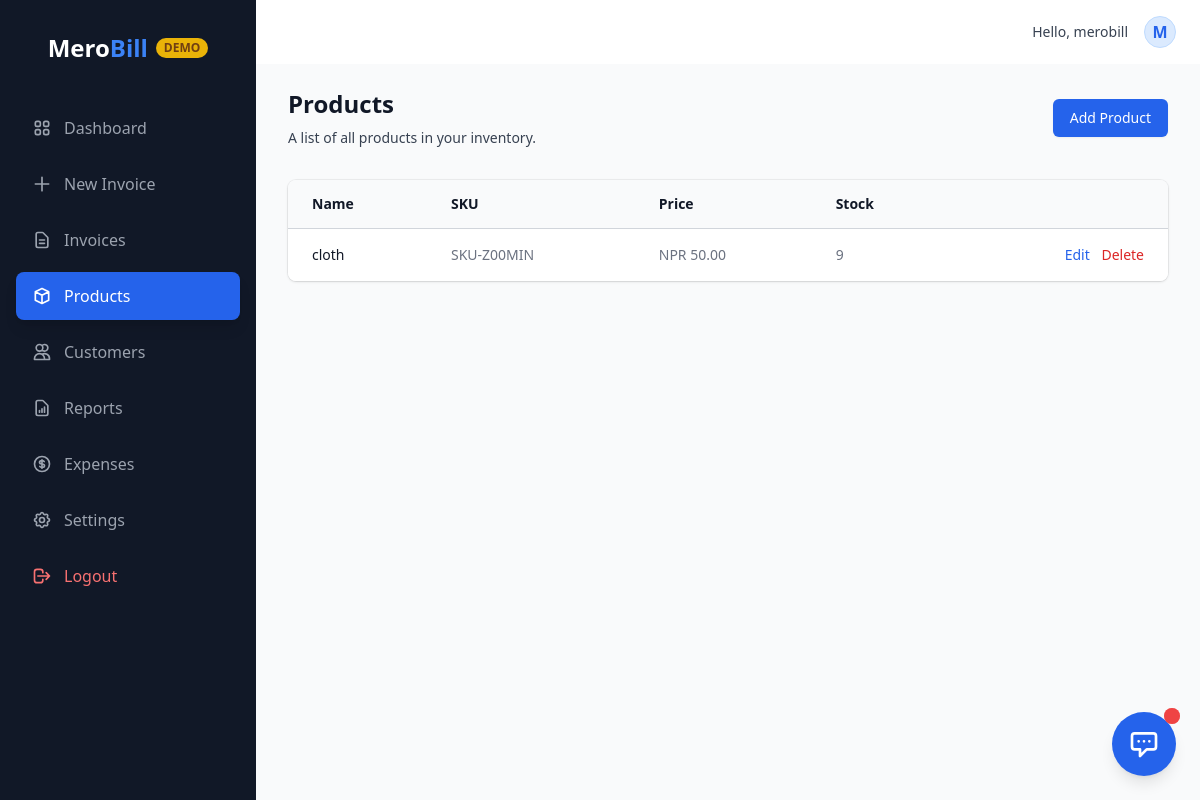
/public/products.php (signed in), run on the app's committed database.
### tables this page shows
CREATE TABLE `products` (
  `id` int(11) NOT NULL,
  `merchant_id` int(11) NOT NULL,
  `name` varchar(100) NOT NULL,
  `sku` varchar(50) DEFAULT NULL,
  `price` decimal(10,2) NOT NULL DEFAULT 0.00,
  `wholesale_price` decimal(10,2) DEFAULT 0.00,
  `stock_quantity` int(11) DEFAULT 0,
  `unit` varchar(20) DEFAULT 'pcs',
  `created_at` datetime DEFAULT current_timestamp()
);

### public/products.php (the view, shortened to what this page needs)
<?php
require_once '../includes/db.php';
$user_id = $_SESSION['user_id'];
$products = $pdo->prepare("SELECT * FROM products WHERE merchant_id = ? ORDER BY id DESC");
$products->execute([$user_id]);
$product_list = $products->fetchAll();
include '../includes/header.php';
include '../includes/navbar.php';
?>
<div x-data="{
    showModal: false,
    modalTitle: 'Add New Product',
    action: 'add',
    productId: '',
    name: '',
    sku: '',
    price: '',
    stock: '',
    openAdd() {
        this.modalTitle = 'Add New Product';
        this.action = 'add';
        this.productId = '';
        this.name = '';
        this.sku = 'SKU-' + Math.random().toString(36).substr(2, 6).toUpperCase();
        this.price = '';
        this.stock = '';
        this.showModal = true;
    },
    openEdit(prod) {
        this.modalTitle = 'Edit Product';
        this.action = 'edit';
        this.productId = prod.id;
        this.name = prod.name;
        this.sku = prod.sku;
        this.price = prod.price;
        this.stock = prod.stock_quantity;
        this.showModal = true;
    },
    // Delete Logic
    showDeleteModal: false,
    deleteId: '',
    confirmDelete(id) {
        this.deleteId = id;
        this.showDeleteModal = true;
    }
}"><div class="animate-fade-in">
        <div class="sm:flex sm:items-center">
            <div class="sm:flex-auto">
                <h1 class="text-2xl font-semibold text-gray-900">Products</h1>
                <p class="mt-2 text-sm text-gray-700">A list of all products in your inventory.</p>
            </div>
            <div class="mt-4 sm:mt-0 sm:ml-16 sm:flex-none">
                <button @click="openAdd()" type="button" class="inline-flex items-center justify-center rounded-md border border-transparent bg-blue-600 px-4 py-2 text-sm font-medium text-white shadow-sm hover:bg-blue-700 focus:outline-none focus:ring-2 focus:ring-blue-500 focus:ring-offset-2 sm:w-auto btn-hover">
                    Add Product
                </button>
            </div>
        </div>
        <div class="mt-8 flex flex-col">
            <div class="-my-2 -mx-4 overflow-x-auto sm:-mx-6 lg:-mx-8">
                <div class="inline-block min-w-full py-2 align-middle md:px-6 lg:px-8">
                    <div class="overflow-hidden shadow ring-1 ring-black ring-opacity-5 md:rounded-lg">
                        <table class="min-w-full divide-y divide-gray-300">
                            <thead class="bg-gray-50">
                                <tr>
                                    <th scope="col" class="py-3.5 pl-4 pr-3 text-left text-sm font-semibold text-gray-900 sm:pl-6">Name</th>
                                    <th scope="col" class="px-3 py-3.5 text-left text-sm font-semibold text-gray-900">SKU</th>
                                    <th scope="col" class="px-3 py-3.5 text-left text-sm font-semibold text-gray-900">Price</th>
                                    <th scope="col" class="px-3 py-3.5 text-left text-sm font-semibold text-gray-900">Stock</th>
                                    <th scope="col" class="relative py-3.5 pl-3 pr-4 sm:pr-6">
                                    </th>
                                </tr>
                            </thead>
                            <tbody class="divide-y divide-gray-200 bg-white">
                                <?php if (empty($product_list)): ?>
                                    <tr>
                                        <td colspan="5" class="py-4 text-center text-gray-500">No products found. Click "Add Product" to start.</td>
                                    </tr>
                                <?php else: ?>
                                    <?php foreach ($product_list as $prod): ?>
                                    <tr class="hover:bg-gray-50 transition-colors">
                                        <td class="whitespace-nowrap py-4 pl-4 pr-3 text-sm font-medium text-gray-900 sm:pl-6"><?php echo htmlspecialchars($prod['name']); ?></td>
                                        <td class="whitespace-nowrap px-3 py-4 text-sm text-gray-500"><?php echo htmlspecialchars($prod['sku']); ?></td>
                                        <td class="whitespace-nowrap px-3 py-4 text-sm text-gray-500">NPR <?php echo number_format($prod['price'], 2); ?></td>
                                        <td class="whitespace-nowrap px-3 py-4 text-sm text-gray-500">
                                            <span class="<?php echo $prod['stock_quantity'] < 5 ? 'text-red-600 font-bold' : ''; ?>">
                                                <?php echo $prod['stock_quantity']; ?>
                                            </span>
                                        </td>
                                        <td class="relative whitespace-nowrap py-4 pl-3 pr-4 text-right text-sm font-medium sm:pr-6">
                                            <button @click='openEdit(<?php echo json_encode($prod); ?>)' class="text-blue-600 hover:text-blue-900 mr-2">Edit</button>
                                            <button @click="confirmDelete('<?php echo $prod['id']; ?>')" class="text-red-600 hover:text-red-900">Delete</button>
                                        </td>
                                    </tr>
                                    <?php endforeach; ?>
                                <?php endif; ?>
                            </tbody>
                        </table>
                    </div>
                </div>
            </div>
        </div>
    </div>
</div>
<?php include '../includes/footer.php'; ?>

### assets/css/styles.css (style rules this page uses)
.animate-fade-in { animation: fadeIn 0.5s ease-out forwards; }
.btn-hover { transition: all 0.3s ease; }

### data on the page
products: name "cloth", sku "SKU-Z00MIN", price "50.00", stock_quantity "9"

### other printed values
$user_name "merobill"
substr($user_name, 0, 1) "M"
